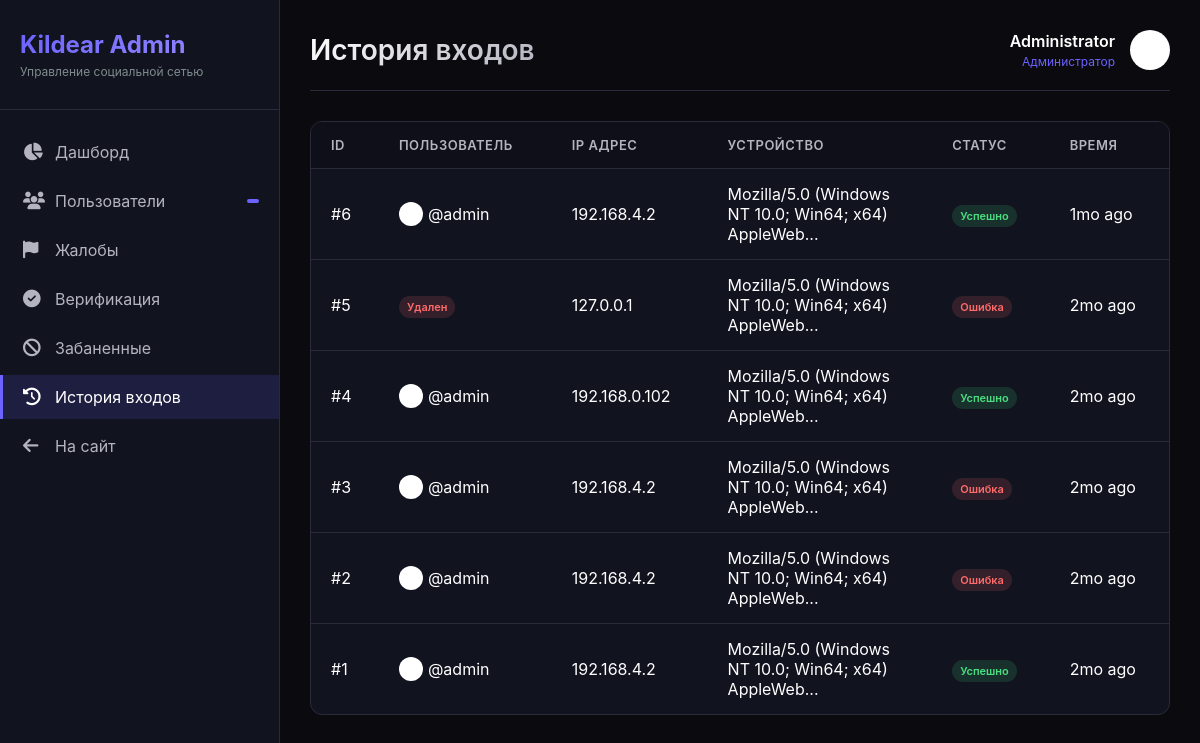
Before: /admin/logs (signed in) with the older database file.
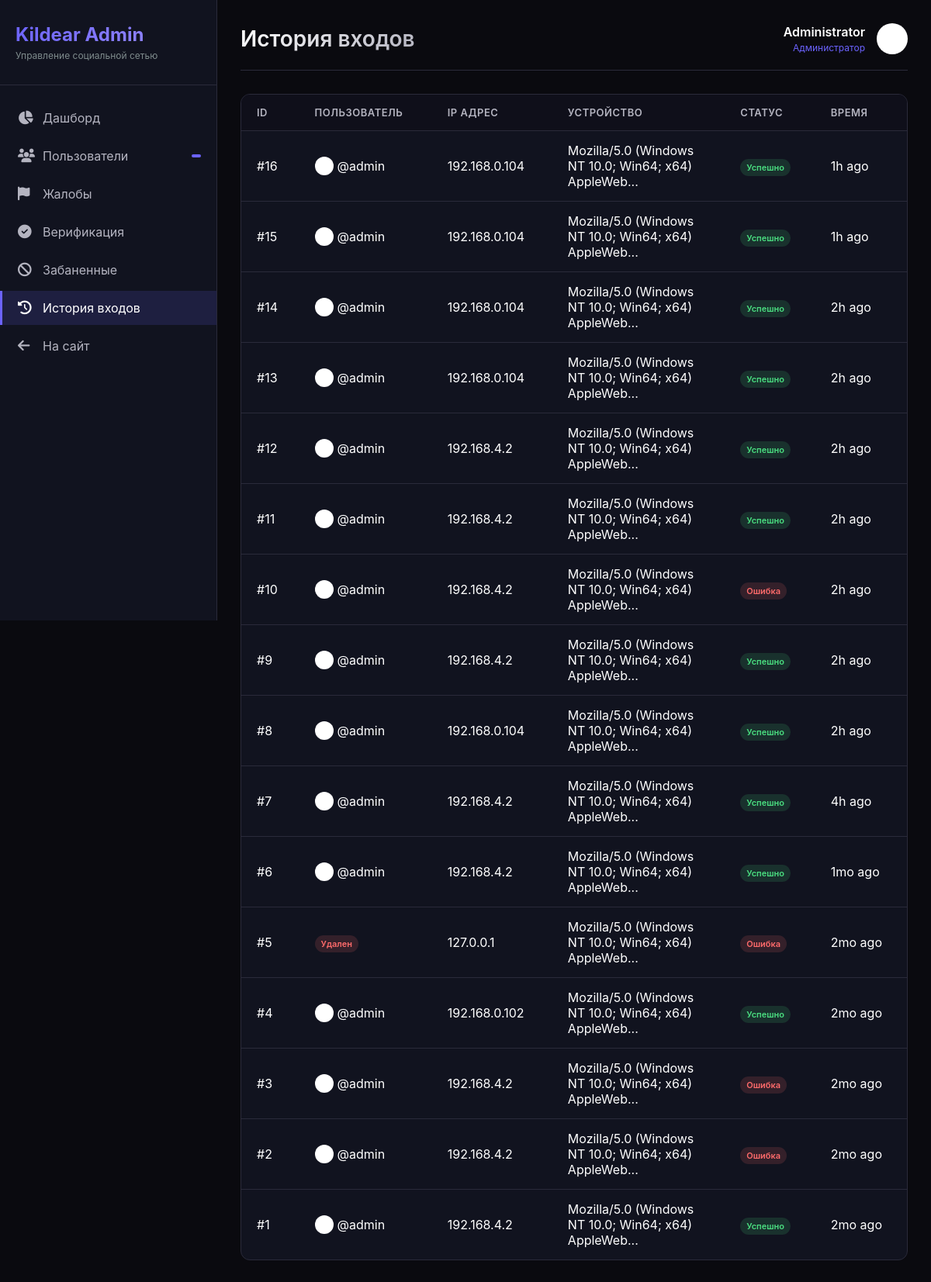
After: the same page with the newer database file.
### app.py (models this page shows, shortened)
class User(UserMixin, db.Model):
    id = db.Column(db.Integer, primary_key=True)
    username = db.Column(db.String(40), unique=True, nullable=False)
    email = db.Column(db.String(120), unique=True, nullable=False)
    password_hash = db.Column(db.String(256), nullable=False)
    display_name = db.Column(db.String(60), default="")
    bio = db.Column(db.String(500), default="")
    preset_avatar = db.Column(db.Integer, default=1)
    preset_cover = db.Column(db.Integer, nullable=True)
    can_upload_custom_avatar = db.Column(db.Boolean, default=False)
    can_upload_custom_cover = db.Column(db.Boolean, default=False)
    custom_avatar = db.Column(db.String(300), nullable=True)
    custom_cover = db.Column(db.String(300), nullable=True)
    website = db.Column(db.String(200), default="")
    location = db.Column(db.String(100), default="")
    accent_color = db.Column(db.String(7), default="#6c63ff")
    is_private = db.Column(db.Boolean, default=False)
    is_verified = db.Column(db.Boolean, default=False)
    is_banned = db.Column(db.Boolean, default=False)
    is_admin = db.Column(db.Boolean, default=False)
    is_moderator = db.Column(db.Boolean, default=False)
    is_online = db.Column(db.Boolean, default=False)
    last_seen = db.Column(db.DateTime, default=datetime.utcnow)
    created_at = db.Column(db.DateTime, default=datetime.utcnow)
    two_factor_enabled = db.Column(db.Boolean, default=False)
    two_factor_secret = db.Column(db.String(32), nullable=True)
    following = db.relationship(
        "User", secondary=follows,
        primaryjoin=follows.c.follower_id == id,
        secondaryjoin=follows.c.followed_id == id,
        backref=db.backref("followers", lazy="dynamic"),
        lazy="dynamic"
    )
    blocked_users = db.relationship(
        "User", secondary=blocks,
        primaryjoin=blocks.c.blocker_id == id,
        secondaryjoin=blocks.c.blocked_id == id,
        backref=db.backref("blocked_by", lazy="dynamic"),
        lazy="dynamic"
    )
    posts = db.relationship("Post", backref="author", lazy="dynamic", foreign_keys="Post.user_id")
    sent_msgs = db.relationship("Message", backref="sender", lazy="dynamic", foreign_keys="Message.sender_id")
    recv_msgs = db.relationship("Message", backref="receiver", lazy="dynamic", foreign_keys="Message.receiver_id")
    notifications = db.relationship("Notification", backref="recipient", lazy="dynamic",
                                    foreign_keys="Notification.user_id")
    comments = db.relationship("Comment", backref="author", lazy="dynamic")
    owned_groups = db.relationship("Group", backref="owner", lazy="dynamic")
    owned_channels = db.relationship("Channel", backref="owner", lazy="dynamic")
    login_history = db.relationship("LoginHistory", backref="user", lazy="dynamic")

class LoginHistory(db.Model):
    id = db.Column(db.Integer, primary_key=True)
    user_id = db.Column(db.Integer, db.ForeignKey("user.id"), nullable=True)
    ip_address = db.Column(db.String(45), nullable=False)
    user_agent = db.Column(db.String(200))
    location = db.Column(db.String(100))
    success = db.Column(db.Boolean, default=True)
    created_at = db.Column(db.DateTime, default=datetime.utcnow)

### app.py (the view)
@app.route("/admin/logs")
@login_required
@admin_required
def admin_logs():
    page = request.args.get("page", 1, type=int)
    logs = LoginHistory.query.order_by(LoginHistory.created_at.desc()).paginate(page=page, per_page=50)
    return render_template("admin/logs.html", logs=logs)

### app.py (called while the page is built)
@app.template_filter('timeago')
def timeago_filter(date):
    if not date:
        return 'recently'
    now = datetime.utcnow()
    diff = now - date
    if diff.days > 365:
        return f"{diff.days // 365}y ago"
    elif diff.days > 30:
        return f"{diff.days // 30}mo ago"
    elif diff.days > 0:
        return f"{diff.days}d ago"
    elif diff.seconds > 3600:
        return f"{diff.seconds // 3600}h ago"
    elif diff.seconds > 60:
        return f"{diff.seconds // 60}m ago"
    else:
        return "just now"

def admin_required(f):
    @wraps(f)
    def decorated_function(*args, **kwargs):
        if not current_user.is_authenticated or not current_user.is_admin:
            abort(403)
        return f(*args, **kwargs)
    return decorated_function

def get_client_ip():
    if request.headers.get('X-Forwarded-For'):
        return request.headers.get('X-Forwarded-For').split(',')[0].strip()
    return request.remote_addr or '0.0.0.0'

@app.before_request
def ddos_shield():
    ip = get_client_ip()
    if ip in _blocked_ips:
        abort(429)
    now = time.time()
    window = [t for t in _req_log[ip] if now - t < 10]
    window.append(now)
    _req_log[ip] = window
    if len(window) > 200:
        _blocked_ips.add(ip)
        app.logger.warning(f"[DDoS] Blocked IP: {ip}")
        abort(429)
    if request.content_length and request.content_length > app.config["MAX_CONTENT_LENGTH"]:
        abort(413)

@login_mgr.user_loader
def load_user(user_id):
    return db.session.get(User, int(user_id))

### templates/admin/logs.html (shortened to what this page needs)
{% extends "admin/base_admin.html" %}
{% block header %}История входов{% endblock %}
{% block content %}
<div class="admin-table-container">
    <table class="admin-table">
        <thead>
            <tr>
                <th>ID</th>
                <th>Пользователь</th>
                <th>IP адрес</th>
                <th>Устройство</th>
                <th>Статус</th>
                <th>Время</th>
            </tr>
        </thead>
        <tbody>
            {% for log in logs.items %}
            <tr>
                <td>#{{ log.id }}</td>
                <td>
                    {% if log.user %}
                    <div style="display: flex; align-items: center; gap: 5px;">
                        <img src="{{ log.user.avatar or '/static/default_avatar.png' }}" style="width: 24px; height: 24px; border-radius: 50%;">
                        <span>@{{ log.user.username }}</span>
                    </div>
                    {% else %}
                    <span class="badge badge-danger">Удален</span>
                    {% endif %}
                </td>
                <td>{{ log.ip_address }}</td>
                <td style="max-width: 200px;">{{ log.user_agent[:50] }}...</td>
                <td>
                    {% if log.success %}
                    <span class="badge badge-success">Успешно</span>
                    {% else %}
                    <span class="badge badge-danger">Ошибка</span>
                    {% endif %}
                </td>
                <td>{{ log.created_at|timeago }}</td>
            </tr>
            {% endfor %}
        </tbody>
    </table>
</div>
{% endblock %}

### templates/admin/base_admin.html (shortened to what this page needs)
<!DOCTYPE html>
<html lang="ru">
<head>
    <link rel="stylesheet" href="https://cdnjs.cloudflare.com/ajax/libs/font-awesome/6.4.0/css/all.min.css">
</head>
<body>
    <div class="admin-layout">
        <div class="admin-sidebar">
            <div class="admin-logo">
                <h2>Kildear Admin</h2>
                <p>Управление социальной сетью</p>
            </div>
            <ul class="admin-nav">
                <li class="admin-nav-item">
                    <a href="{{ url_for('admin_dashboard') }}" class="admin-nav-link {% if request.endpoint == 'admin_dashboard' %}active{% endif %}">
                        <i class="fa-solid fa-chart-pie"></i>
                        <span>Дашборд</span>
                    </a>
                </li>
                <li class="admin-nav-item">
                    <a href="{{ url_for('admin_users') }}" class="admin-nav-link {% if request.endpoint == 'admin_users' %}active{% endif %}">
                        <i class="fa-solid fa-users"></i>
                        <span>Пользователи</span>
                        <span class="admin-badge">{{ stats.total_users if stats else 0 }}</span>
                    </a>
                </li>
                <li class="admin-nav-item">
                    <a href="{{ url_for('admin_reports') }}" class="admin-nav-link {% if request.endpoint == 'admin_reports' %}active{% endif %}">
                        <i class="fa-solid fa-flag"></i>
                        <span>Жалобы</span>
                    </a>
                </li>
                <li class="admin-nav-item">
                    <a href="{{ url_for('admin_verification') }}" class="admin-nav-link {% if request.endpoint == 'admin_verification' %}active{% endif %}">
                        <i class="fa-solid fa-check-circle"></i>
                        <span>Верификация</span>
                    </a>
                </li>
                <li class="admin-nav-item">
                    <a href="{{ url_for('admin_banned') }}" class="admin-nav-link {% if request.endpoint == 'admin_banned' %}active{% endif %}">
                        <i class="fa-solid fa-ban"></i>
                        <span>Забаненные</span>
                    </a>
                </li>
                <li class="admin-nav-item">
                    <a href="{{ url_for('admin_logs') }}" class="admin-nav-link {% if request.endpoint == 'admin_logs' %}active{% endif %}">
                        <i class="fa-solid fa-history"></i>
                        <span>История входов</span>
                    </a>
                </li>
                <li class="admin-nav-item">
                    <a href="{{ url_for('index') }}" class="admin-nav-link">
                        <i class="fa-solid fa-arrow-left"></i>
                        <span>На сайт</span>
                    </a>
                </li>
            </ul>
        </div>
        <div class="admin-main">
            <div class="admin-header">
                <h1>{% block header %}Панель управления{% endblock %}</h1>
                <div class="admin-user">
                    <div class="admin-user-info">
                        <div class="admin-user-name">{{ current_user.display_name or current_user.username }}</div>
                        <div class="admin-user-role">Администратор</div>
                    </div>
                    <img src="{{ current_user.avatar or '/static/default_avatar.png' }}" alt="Admin">
                </div>
            </div>
            {% block content %}{% endblock %}
        </div>
    </div>
</body>
</html>

### templates/admin/base_admin.html (style rules this page uses)
* { margin: 0; padding: 0; box-sizing: border-box; }
body { font-family: -apple-system, BlinkMacSystemFont, 'Segoe UI', Roboto, Oxygen, Ubuntu, sans-serif; background: #0a0a0f; color: #fff; }
.admin-layout { display: flex; min-height: 100vh; }
.admin-sidebar { width: 280px; background: #11131f; border-right: 1px solid #2a2a3a; padding: 30px 0; position: fixed; height: 100vh; overflow-y: auto; }
.admin-logo { padding: 0 20px 30px; border-bottom: 1px solid #2a2a3a; margin-bottom: 20px; }
.admin-logo h2 { font-size: 24px; font-weight: 700; background: linear-gradient(135deg, #6c63ff, #9b8fff); -webkit-background-clip: text; -webkit-text-fill-color: transparent; }
.admin-logo p { color: #7f8c8d; font-size: 12px; margin-top: 5px; }
.admin-nav { list-style: none; }
.admin-nav-item { margin: 5px 0; }
.admin-nav-link { display: flex; align-items: center; gap: 12px; padding: 12px 20px; color: #b4b4c0; text-decoration: none; transition: all 0.2s; border-left: 3px solid transparent; }
.admin-nav-link.active { background: rgba(108, 99, 255, 0.15); color: #fff; border-left-color: #6c63ff; }
.admin-nav-link i { width: 20px; font-size: 1.1rem; }
.admin-badge { margin-left: auto; background: #6c63ff; color: white; font-size: 11px; padding: 2px 6px; border-radius: 10px; }
.admin-main { flex: 1; margin-left: 280px; padding: 30px; }
.admin-header { display: flex; justify-content: space-between; align-items: center; margin-bottom: 30px; padding-bottom: 20px; border-bottom: 1px solid #2a2a3a; }
.admin-header h1 { font-size: 28px; font-weight: 600; background: linear-gradient(135deg, #fff, #b4b4c0); -webkit-background-clip: text; -webkit-text-fill-color: transparent; }
.admin-user { display: flex; align-items: center; gap: 15px; }
.admin-user img { width: 40px; height: 40px; border-radius: 50%; object-fit: cover; }
.admin-user-info { text-align: right; }
.admin-user-name { font-weight: 600; margin-bottom: 3px; }
.admin-user-role { font-size: 12px; color: #6c63ff; }
.admin-table-container { background: #11131f; border: 1px solid #2a2a3a; border-radius: 12px; overflow: hidden; margin-bottom: 30px; }
.admin-table { width: 100%; border-collapse: collapse; }
.admin-table th { text-align: left; padding: 15px 20px; background: #0f0f1a; color: #b4b4c0; font-weight: 600; font-size: 13px; text-transform: uppercase; letter-spacing: 0.5px; }
.admin-table td { padding: 15px 20px; border-top: 1px solid #2a2a3a; color: #fff; }
.badge { padding: 4px 8px; border-radius: 20px; font-size: 11px; font-weight: 600; }
.badge-success { background: rgba(74, 222, 128, 0.15); color: #4ade80; }
.badge-danger { background: rgba(255, 107, 107, 0.15); color: #ff6b6b; }

Changed rows visible on the page:
added LoginHistory: id "16", user.username "admin", ip_address "192.168.0.104", user_agent "Mozilla/5.0 (Windows NT 10.0; Win64; x64) AppleWeb", success "Успешно", created_at "1h ago"
added LoginHistory: id "15", user.username "admin", ip_address "192.168.0.104", user_agent "Mozilla/5.0 (Windows NT 10.0; Win64; x64) AppleWeb", success "Успешно", created_at "1h ago"
added LoginHistory: id "14", user.username "admin", ip_address "192.168.0.104", user_agent "Mozilla/5.0 (Windows NT 10.0; Win64; x64) AppleWeb", success "Успешно", created_at "2h ago"
added LoginHistory: id "13", user.username "admin", ip_address "192.168.0.104", user_agent "Mozilla/5.0 (Windows NT 10.0; Win64; x64) AppleWeb", success "Успешно", created_at "2h ago"
added LoginHistory: id "12", user.username "admin", ip_address "192.168.4.2", user_agent "Mozilla/5.0 (Windows NT 10.0; Win64; x64) AppleWeb", success "Успешно", created_at "2h ago"
added LoginHistory: id "11", user.username "admin", ip_address "192.168.4.2", user_agent "Mozilla/5.0 (Windows NT 10.0; Win64; x64) AppleWeb", success "Успешно", created_at "2h ago"
added LoginHistory: id "10", user.username "admin", ip_address "192.168.4.2", user_agent "Mozilla/5.0 (Windows NT 10.0; Win64; x64) AppleWeb", success "Ошибка", created_at "2h ago"
added LoginHistory: id "9", user.username "admin", ip_address "192.168.4.2", user_agent "Mozilla/5.0 (Windows NT 10.0; Win64; x64) AppleWeb", success "Успешно", created_at "2h ago"
added LoginHistory: id "8", user.username "admin", ip_address "192.168.0.104", user_agent "Mozilla/5.0 (Windows NT 10.0; Win64; x64) AppleWeb", success "Успешно", created_at "2h ago"
added LoginHistory: id "7", user.username "admin", ip_address "192.168.4.2", user_agent "Mozilla/5.0 (Windows NT 10.0; Win64; x64) AppleWeb", success "Успешно", created_at "4h ago"
